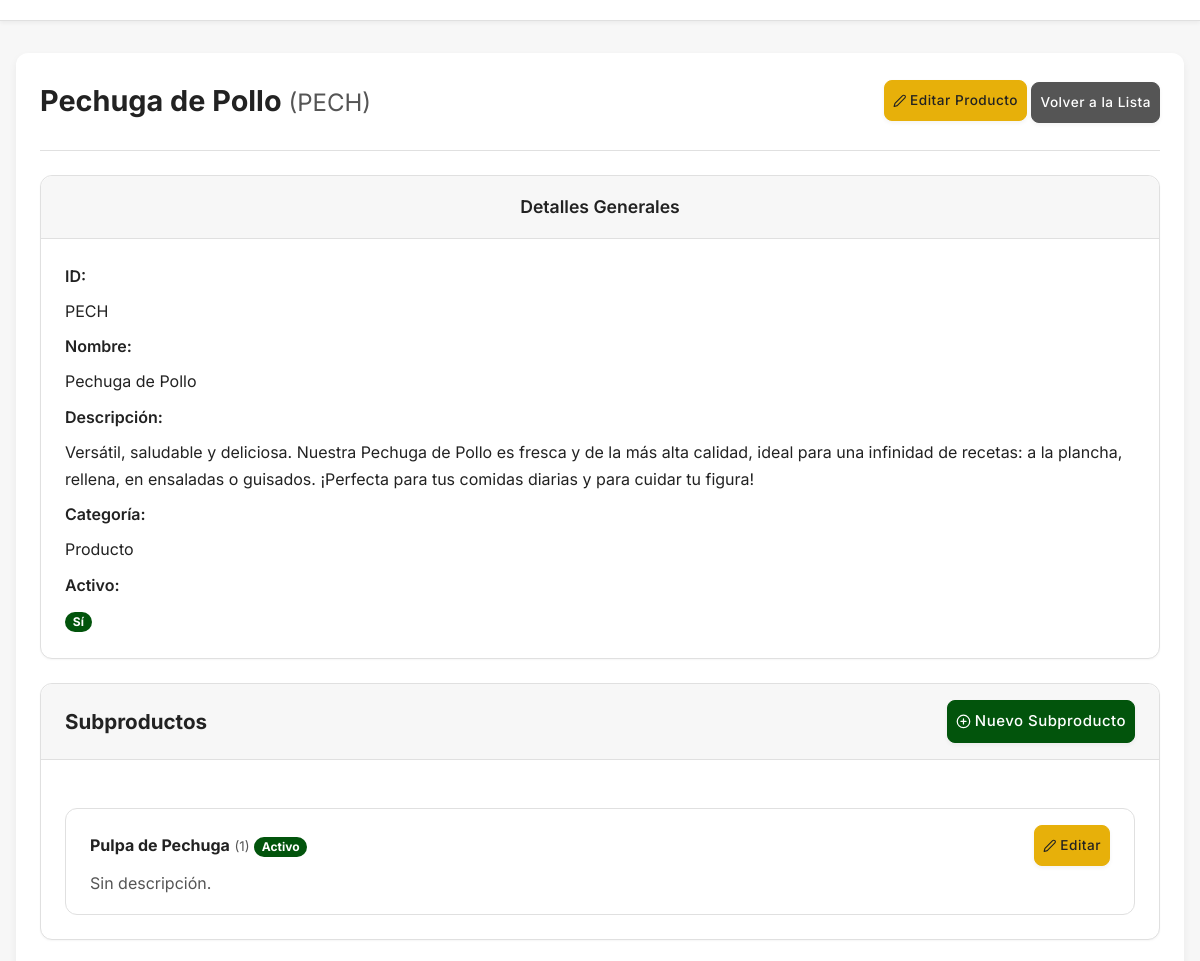
Before: /productos/ver/PECH (signed in, upper part) with the older database file.
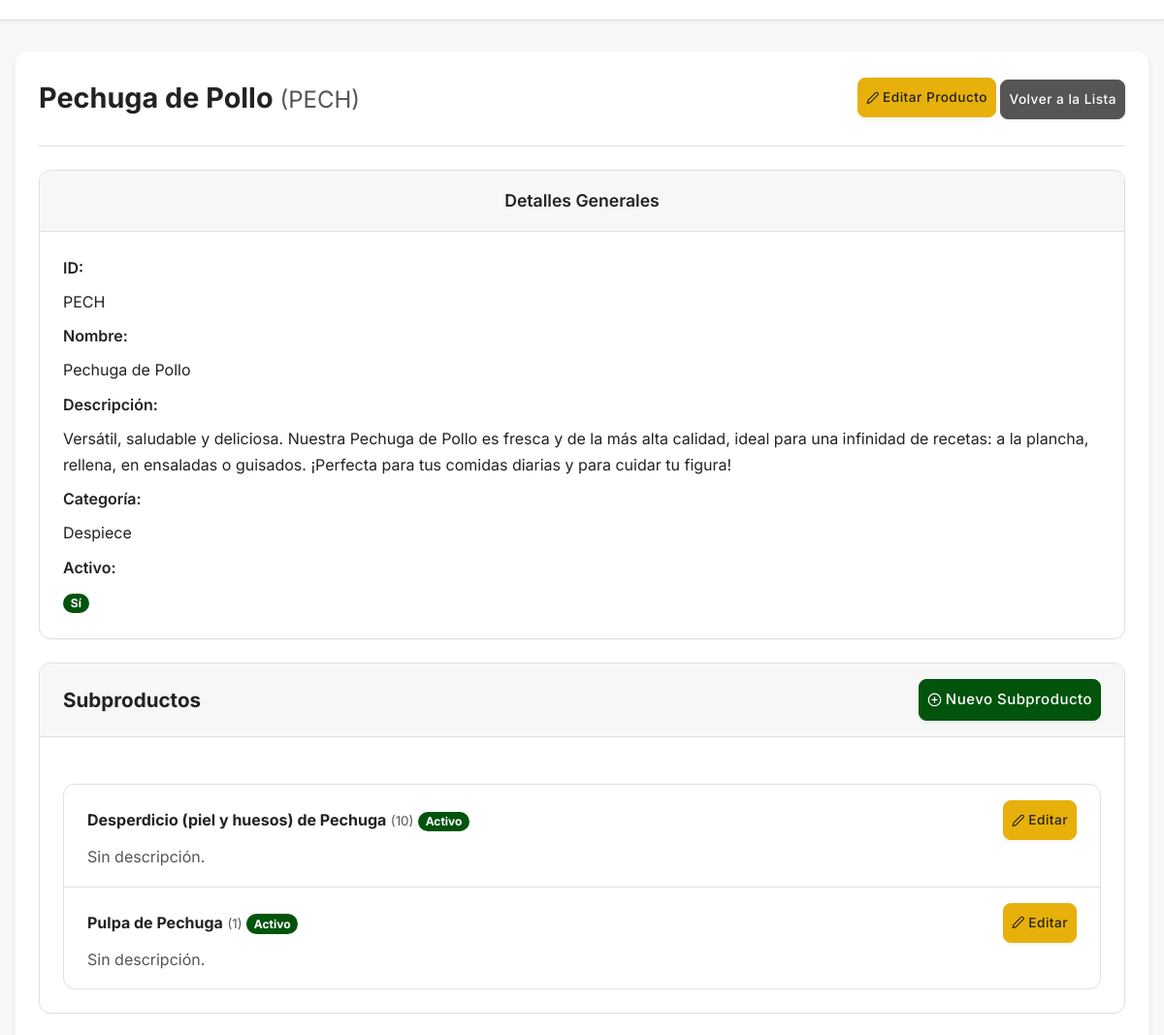
After: the same page with the newer database file.
### app/models.py (models this page shows, shortened)
class Producto(db.Model):
    __tablename__ = 'productos'
    id = db.Column(db.String(10), primary_key=True) # Código del producto, ej: 'PECH'
    nombre = db.Column(db.String(100), index=True, unique=True, nullable=False)
    descripcion = db.Column(db.Text, nullable=True)
    categoria = db.Column(db.String(50), index=True, nullable=False) # Ej: 'POLLO_CRUDO', 'MENUDENCIA'
    activo = db.Column(db.Boolean, nullable=False, default=True, index=True)
    subproductos = db.relationship('Subproducto', back_populates='producto_padre', lazy='dynamic', cascade='all, delete-orphan')
    modificaciones_directas = db.relationship(
        'Modificacion',
        secondary=producto_modificacion_association,
        back_populates='productos_asociados',
        lazy='dynamic'
    )
    precios = db.relationship('Precio', foreign_keys='Precio.producto_id', back_populates='producto_base', lazy='dynamic', cascade='all, delete-orphan')

class Subproducto(db.Model):
    __tablename__ = 'subproductos'
    id = db.Column(db.Integer, primary_key=True)
    producto_padre_id = db.Column(db.String(10), db.ForeignKey('productos.id'), nullable=False, index=True)
    codigo_subprod = db.Column(db.String(15), unique=True, nullable=False, index=True) # Ej: 'PP', 'PG'
    nombre = db.Column(db.String(100), nullable=False, index=True)
    descripcion = db.Column(db.Text, nullable=True) # Corrected line
    activo = db.Column(db.Boolean, nullable=False, default=True, index=True)
    producto_padre = db.relationship('Producto', back_populates='subproductos')
    modificaciones_aplicables = db.relationship(
        'Modificacion',
        secondary=subproducto_modificacion_association,
        back_populates='subproductos_asociados',
        lazy='dynamic'
    )
    precios = db.relationship('Precio', foreign_keys='Precio.subproducto_id', back_populates='subproducto_base', lazy='dynamic', cascade='all, delete-orphan')

### app/productos/routes.py (the view)
@bp.route('/ver/<string:producto_id>')
@login_required
def ver_producto(producto_id):
    if current_user.rol != 'ADMINISTRADOR': # O el rol que deba tener acceso a ver detalles
        flash('No tienes permiso para ver los detalles de este producto.', 'danger')
        return redirect(url_for('productos.listar_productos'))
    producto = services.obtener_producto_por_id(producto_id)
    if not producto:
        flash(f'Producto con ID "{producto_id}" no encontrado.', 'warning')
        return redirect(url_for('productos.listar_productos'))
    modificaciones_directas = services.obtener_modificaciones_para_producto(producto) # Asumiendo que agregamos esta función al servicio
    subproductos_asociados = services.obtener_subproductos_para_producto(producto)
    precios_del_producto = services.obtener_precios_para_producto(producto)
    return render_template('productos/ver_producto.html',
                           title=f"Detalle: {producto.nombre}",
                           producto=producto,
                           modificaciones=modificaciones_directas,
                           subproductos=subproductos_asociados,
                           precios=precios_del_producto)

### app/models.py (called while the page is built)
@login.user_loader
def load_user(id):
    return db.session.get(Usuario, int(id))

### app/productos/services.py (called while the page is built)
def obtener_producto_por_id(producto_id):
    return db.session.get(Producto, producto_id.upper())

def obtener_subproductos_para_producto(producto):
    return producto.subproductos.order_by(Subproducto.nombre.asc()).all()

def obtener_modificaciones_para_producto(producto):
    return producto.modificaciones_directas.order_by(Modificacion.nombre.asc()).all()

def obtener_precios_para_producto(producto):
    return producto.precios.order_by(Precio.tipo_cliente.asc(), Precio.cantidad_minima_kg.asc()).all()

### app/templates/productos/ver_producto.html (shortened to what the changed rows need)
{% extends "layouts/base.html" %}
{% block content %}
<main>
    <div class="page-content">
        <div class="header-row">
            <h1>{{ producto.nombre }} <small class="text-secondary-color">({{ producto.id }})</small></h1>
            <div class="form-actions">
                <a href="{{ url_for('productos.editar_producto', producto_id=producto.id) }}" class="btn btn--warning btn--small">
                </a>
                <a href="{{ url_for('productos.listar_productos') }}" class="btn btn--secondary btn--small">Volver a la Lista</a>
            </div>
        </div>
        <div class="custom-card">
            <div class="card-body">
                <dl class="detail-grid">
                    <dt class="detail-grid-label">ID:</dt>
                    <dd class="detail-grid-value">{{ producto.id }}</dd>
                    <dt class="detail-grid-label">Nombre:</dt>
                    <dd class="detail-grid-value">{{ producto.nombre }}</dd>
                    <dt class="detail-grid-label">Descripción:</dt>
                    <dd class="detail-grid-value">{{ producto.descripcion if producto.descripcion else '-' }}</dd>
                    <dt class="detail-grid-label">Categoría:</dt>
                    <dd class="detail-grid-value">{{ producto.categoria }}</dd>
                    <dt class="detail-grid-label">Activo:</dt>
                    <dd class="detail-grid-value">
                        {% if producto.activo %}
                            <span class="badge badge--success">Sí</span>
                        {% else %}
                            <span class="badge badge--danger">No</span>
                        {% endif %}
                    </dd>
                </dl>
            </div>
        </div>
        <div class="custom-card">
            <div class="card-body">
                {% if subproductos %}
                    <ul class="custom-list">
                        {% for sub in subproductos %}
                            <li class="custom-list-item custom-list-item--action">
                                <div class="header-row" style="margin-bottom: 0;">
                                    <div>
                                        <strong>{{ sub.nombre }}</strong> <small class="text-secondary-color">({{ sub.id }})</small>
                                        {% if sub.activo %}
                                            <span class="badge badge--success">Activo</span>
                                        {% else %}
                                            <span class="badge badge--danger">Inactivo</span>
                                        {% endif %}
                                    </div>
                                    <div class="actions-cell">
                                        <a href="{{ url_for('productos.editar_subproducto', producto_id=producto.id, subproducto_id=sub.id) }}" class="btn btn--warning btn--small" title="Editar Subproducto">
                                            <svg xmlns="http://www.w3.org/2000/svg" width="16" height="16" viewBox="0 0 24 24" fill="none" stroke="currentColor" stroke-width="2" stroke-linecap="round" stroke-linejoin="round" class="feather feather-edit-2"><path d="M17 3a2.828 2.828 0 1 1 4 4L7.5 20.5 2 22l1.5-5.5L17 3z"></path></svg>
                                            Editar
                                        </a>
                                    </div>
                                </div>
                                <p class="text-secondary-color" style="margin-top: var(--espacio-xs); margin-bottom: 0;">{{ sub.descripcion if sub.descripcion else 'Sin descripción.' }}</p>
                            </li>
                        {% endfor %}
                    </ul>
                {% else %}
                    <p class="text-secondary-color">No hay subproductos definidos para este producto. Puedes <a href="{{ url_for('productos.crear_subproducto', producto_padre_id=producto.id) }}">crear uno nuevo</a>.</p>
                {% endif %}
            </div>
        </div>
    </div>
</main>
{% endblock %}

Changed rows visible on the page:
changed Producto "Pechuga de Pollo": categoria "Producto" → "Despiece"
added Subproducto: nombre "Desperdicio (piel y huesos) de Pechuga", id "10", activo "Activo", descripcion "Sin descripción."
